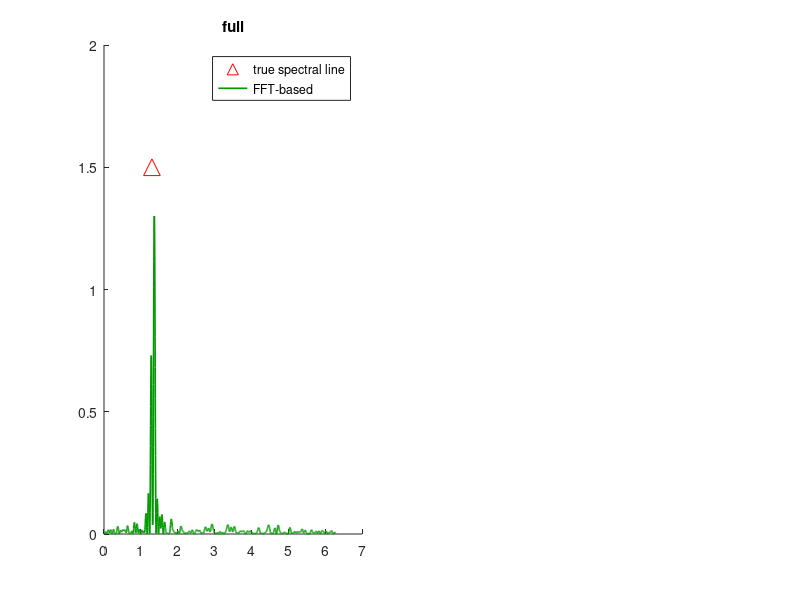

This chart was generated by the following MATLAB code: (Note: this script raises an error after producing the figure.)
%% demo: compares fft-based estimation with high resolution
%               1) spectral envelopes, 
%               2) subspace methods, and
%               3) maximum entropy
%
% the term "high resolution" refers to a "tuned-analog" of
% modern nonlinear methods (Capon, subspace, ME) where the
% covariance information used consists of the state-covariance
% of suitably selected "bandpass-like" input-to-state filter
%% SIGNAL = sinusoids + noise
%  Setting up the signal parameters and time history
N=100;
mag0=1.8;mag1=1.5; o1=1.3; mag2=2; o2=1.35;
t=0:N-1; t=t(:);
y=mag0*randn(N,1)+mag1*exp(1i*(o1*t+2*pi*rand))+mag2*exp(1i*(o2*t+2*pi*rand));
%% plotting the fft-based spectra
NN=2048; th=linspace(0,2*pi,NN);
Y =abs(fft(y,NN))/sqrt(N);
Y =Y.^2;
Y = Y/max(Y)*1.3;
figure(1);

subplot(1,2,1),hold on
                plot(o1, mag1, 'r^','MarkerSize',12);
                plot(th,Y,'Color',[0,0.6,0],'LineWidth',1.2),
                title('full')
                legend('true spectral line', 'FFT-based');
                arrow([o1, o2],[mag1,mag2])
                set(gca,'xlim',[0 2*pi]);
                set(gca,'ylim',[0 2.5]);              
                set(gca,'YTick',[]);
                xlabel('frequency','FontSize',14);

subplot(1,2,2),hold on
               plot(o1, mag1, 'r^','MarkerSize',12);
               plot(th,Y,'Color',[0,0.6,0],'LineWidth',1.2)
               title('zoom')
               legend('true spectral line', 'FFT-based');
               arrow([o1 o2],[mag1,mag2]);
               axis([1.2 1.5 0 2.5]);
               set(gca,'YTick',[]);
               xlabel('frequency','FontSize',14);
               
suptitle('FFT methods')

%% setting up filter parameters and the svd of the input-to-state response

thetamid=1.325; 
[A,B]=cjordan(5,0.88*exp(thetamid*1j));
sv=rsigma(A,B,th);

figure(2)
plot(th(:),sv(:),'r','LineWidth',1.3); hold on;
[svmax, maxind]=max(sv);
sv3db=svmax*sqrt(2)/2; % -3db value
[vmin, th_min_ind]=min(abs(sv(1:maxind)-sv3db));
thmin=th(th_min_ind);
[vmax, th_max_ind]=min(abs(sv(maxind+1:end)-sv3db));
th_max_ind=th_max_ind+maxind;
thmax=th(th_max_ind);
plot([thmin thmin], [0 sv3db],'k','LineWidth',1.3);
plot([thmax thmax], [0 sv3db],'k','LineWidth',1.3);

for v=0:.4:sv3db
    h1 = thmin;
    h2 = thmax;
    if(v<h1)
        plot([h1-v h1],[0 v],'Color',[.5,.5,.5]);
    else
        plot([0 h1],[v-h1 v],'Color',[.5,.5,.5]);
    end
    if(v+h2<2*pi)
        plot([h2 h2+v],[v 0],'Color',[.5,.5,.5]);
    else
        plot([h2 2*pi],[v v+h2-2*pi],'Color',[.5,.5,.5]);
    end
end
axis([0 2*pi 0 svmax+1])
set(gca,'YTick',[]);
xlabel('$\|G(e^{i\theta})\|$ v.s. $\theta$', 'Interpreter', 'Latex','FontSize', 16);




%% obtaining state statistics
R=dlsim_complex(A,B,y');
%% maximum entropy
figure(3);clf(3)
spectrum=me(R,A,B,th);
me_burg = pburg(y,5,th);
me_burg = me_burg/max(me_burg)*1.2;
spectrum=spectrum/max(spectrum)*1.2;
subplot(1,2,1),hold on
                plot(o1, mag1, 'r^','MarkerSize',12);
                plot(th, spectrum,'b','LineWidth',1.2);
                plot(th, me_burg,'Color',[0,0.6,0],'LineWidth',1.2);
                legend('true spectral line', 'maximum entropy spectrum', 'Burg method');
                arrow([o1 o2],[mag1,mag2])
                set(gca,'xlim',[0 2*pi])
                %set(gca,'ylim',[0 2.5])
                k=15;
                windowspec=max(spectrum)/2;
                
                plot([thmin thmin], [0 windowspec],'k','LineWidth',1.3)
                plot([thmax thmax], [0 windowspec],'k','LineWidth',1.3)
                for v=0:windowspec/10:windowspec
                    h1 = thmin;
                    h2 = thmax;
                    if(k*v<h1)
                        plot([h1-k*v h1],[0 v],'Color',[.5,.5,.5]);
                    else
                        plot([0 h1],[v-h1/k v],'Color',[.5,.5,.5]);
                    end
                    if(k*v+h2<2*pi)
                        plot([h2 h2+k*v],[v 0],'Color',[.5,.5,.5]);
                    else
                        plot([h2 2*pi],[v v-(-h2+2*pi)/k],'Color',[.5,.5,.5]);
                    end
                end
                
                %set(gca,'YTick',[]);
                xlabel('frequency','FontSize',14);
                

subplot(1,2,2),hold on
                plot(o1, mag1, 'r^','MarkerSize',12);
                plot(th,spectrum,'b','LineWidth',1.2);
                plot(th, me_burg,'Color',[0,0.6,0],'LineWidth',1.2);
                legend('true spectral line', 'maximum entropy spectrum', 'Burg method');
                arrow([o1 o2],[mag1,mag2])
                axis([thmin thmax 0 3]);
                set(gca,'YTick',[]);
                xlabel('frequency','FontSize',14);
  
              
%% subspace method
figure(4);
[omegas,residues]=sm(R,A,B,2);
Ac=compan(eye(1,6));
Bc=eye(5,1);
That=dlsim_complex(Ac,Bc,y');
[w_esprit,r_esprit]=sm(That,Ac,Bc,2);
residues=residues*1.6;
r_esprit=r_esprit*.65;
subplot(1,2,1),hold on
               plot(o1, mag1, 'r^','MarkerSize',12);
               plot(omegas(1), residues(1), 'b^','MarkerSize',12);
               plot(w_esprit(1), r_esprit(1),'^','Color',[0,0.6,0],'MarkerSize',12);
               legend('true spectral line', 'subspace method spectral line', 'ESPRIT spectral line');
               arrow([o1 o2],[mag1 mag2])
               arrowb(omegas,residues)
               arrowg(w_esprit,r_esprit)              
                k=15;
                windowspec=max(spectrum)/2;
                
                plot([thmin thmin], [0 windowspec],'k','LineWidth',1.3);
                plot([thmax thmax], [0 windowspec],'k','LineWidth',1.3);
                for v=0:windowspec/10:windowspec
                    h1 = thmin;
                    h2 = thmax;
                    if(k*v<h1)
                        plot([h1-k*v h1],[0 v],'Color',[.5,.5,.5]);
                    else
                        plot([0 h1],[v-h1/k v],'Color',[.5,.5,.5]);
                    end
                    if(k*v+h2<2*pi)
                        plot([h2 h2+k*v],[v 0],'Color',[.5,.5,.5]);
                    else
                        plot([h2 2*pi],[v v-(-h2+2*pi)/k],'Color',[.5,.5,.5]);
                    end
                end
               set(gca,'xlim',[0 2*pi]);
               set(gca,'ylim',[0 2.5]),
               set(gca,'YTick',[]);
               xlabel('frequency','FontSize',14);

subplot(1,2,2),hold on
               plot(o1, mag1, 'r^','MarkerSize',12);
               plot(omegas(1), residues(1), 'b^','MarkerSize',12);
               plot(w_esprit(2), r_esprit(2),'^','Color',[0,0.6,0],'MarkerSize',12);
               legend('true spectral line', 'subspace method spectral line','ESPRIT spectral line');
               arrow([o1 o2],[mag1 mag2])
               arrowb(omegas,residues)
               arrowg(w_esprit,r_esprit)
               axis([thmin thmax 0 3]);
               set(gca,'YTick',[]);
               xlabel('frequency','FontSize',14);
 %% spectral evelop% sqrtrho=envlp(P,Ah,bh,th,.2);
figure(5);
rhohalf=envlp(R,A,B,th);
rho = rhohalf.^2;
subplot(1,2,1),hold on
               plot(o1, mag1, 'r^','MarkerSize',12);
               plot(th,rho,'b','LineWidth',1.2),
               legend('true spectral line', 'spectral envelop');
               arrow([o1 o2],[mag1 mag2])
               k=1;
                windowspec=max(rho);
                plot([thmin thmin], [0 windowspec],'k','LineWidth',1.3);
                plot([thmax thmax], [0 windowspec],'k','LineWidth',1.3);
                for v=0:windowspec/20:windowspec
                    h1 = thmin;
                    h2 = thmax;
                    if(k*v<h1)
                        plot([h1-k*v h1],[0 v],'Color',[.5,.5,.5]);
                    else
                        plot([0 h1],[v-h1/k v],'Color',[.5,.5,.5]);
                    end
                    if(k*v+h2<2*pi)
                        plot([h2 h2+k*v],[v 0],'Color',[.5,.5,.5]);
                    else
                        plot([h2 2*pi],[v v-(-h2+2*pi)/k],'Color',[.5,.5,.5]);
                    end
                end
               set(gca,'xlim',[0 2*pi]),
               set(gca,'ylim',[0 max(rho)+10]),
               set(gca,'YTick',[]);
               xlabel('frequency','FontSize',14);
subplot(1,2,2),hold on
               plot(o1, mag1, 'r^','MarkerSize',12);
               plot(th,rho,'b','LineWidth',1.2),
               legend('true spectral line', 'spectral envelop');
               arrow([o1 o2],[mag1 mag2])
               axis([thmin thmax 0 3]);
               set(gca,'YTick',[]);
               xlabel('frequency','FontSize',14);
%% moving average decomposition
T=ToepProj(That);
try
    [Ts, Tma]=MA_decomp(T,1);
    r_ma=[fliplr(Tma(1,:)) Tma(1,2:end)];
    p_ma=abs(fft(r_ma,length(th)));
    [w_s,r_s]=sm(Ts,Ac,Bc,rank(Ts,0.001));
    figure(6);clf

    subplot(1,2,1),hold on
                   plot(o1, mag1, 'r^','MarkerSize',12);
                   plot(w_s(1), r_s(1), 'b^','MarkerSize',12);
                   plot(th,p_ma,'Color',[0,0.6,0],'LineWidth',1.2);
                   legend('true spectral line', 'estimated spectral line', 'MA spectrum');
                   arrow([o1 o2], [mag1 mag2])
                   arrowb(w_s,r_s)
                   k=15;
                   windowspec=max(spectrum)/2;
                   plot([thmin thmin], [0 windowspec],'k','LineWidth',1.3);
                   plot([thmax thmax], [0 windowspec],'k','LineWidth',1.3);
                   for v=0:windowspec/10:windowspec
                        h1 = thmin;
                        h2 = thmax;
                        if(k*v<h1)
                            plot([h1-k*v h1],[0 v],'Color',[.5,.5,.5]);
                        else
                            plot([0 h1],[v-h1/k v],'Color',[.5,.5,.5]);
                        end
                        if(k*v+h2<2*pi)
                            plot([h2 h2+k*v],[v 0],'Color',[.5,.5,.5]);
                        else
                            plot([h2 2*pi],[v v-(-h2+2*pi)/k],'Color',[.5,.5,.5]);
                        end
                    end
                   set(gca,'xlim',[0 2*pi]);
                   set(gca,'ylim',[0 5]),
                   set(gca,'YTick',[]);
                   xlabel('frequency','FontSize',14)

    subplot(1,2,2),hold on
                   plot(o1, mag1, 'r^','MarkerSize',12)
                   plot(w_s(1), r_s(1), 'b^','MarkerSize',12)
                   legend('true spectral line', 'estimated spectral line');
                   arrow([o1 o2], [mag1 mag2])
                   arrowb(w_s,r_s,12);
                   axis([thmin thmax 0 3])
                   set(gca,'YTick',[]);
                   xlabel('frequency','FontSize',14);
catch
    disp('This moving average code requires cvxr installed, see README.rst')
end
